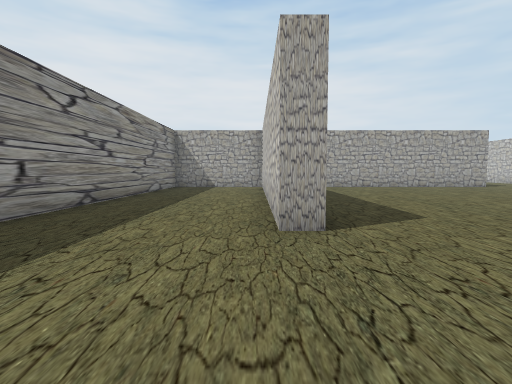
[1] (above)

24 first-person views from a walk through a Unity game level. The camera is 1.3 m above the floor, tilts 4° down and sees 80° across. The floor is counted in squares, 2 m on a side. Each view is taken from the middle of a square. On the plan, view 1 faces up. The plan holds only what a view shows up to about 10 squares ahead; the rest is blank. The player is left out.

[2]
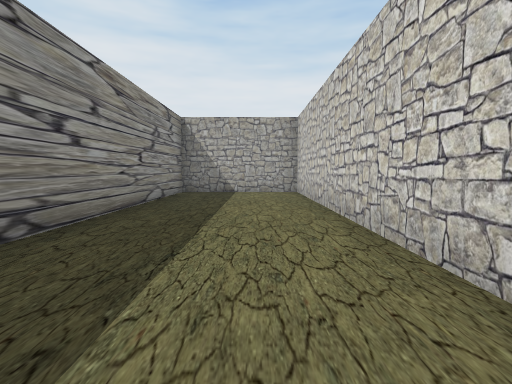

[3]
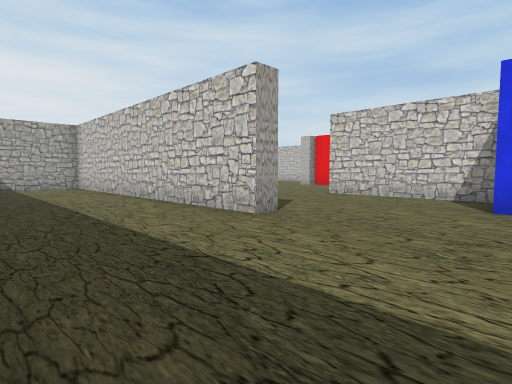

[4]
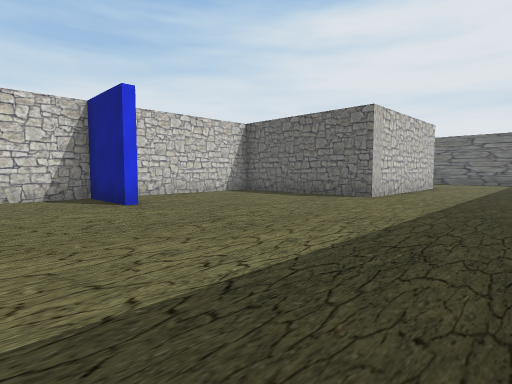

[5]
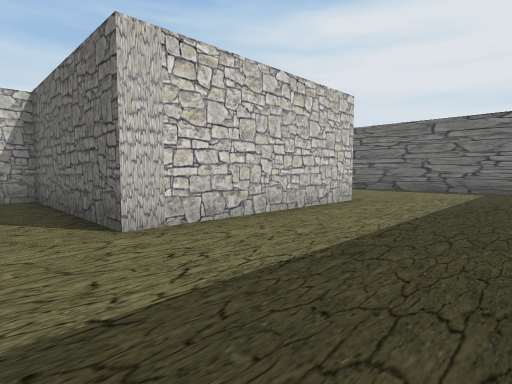

[6]
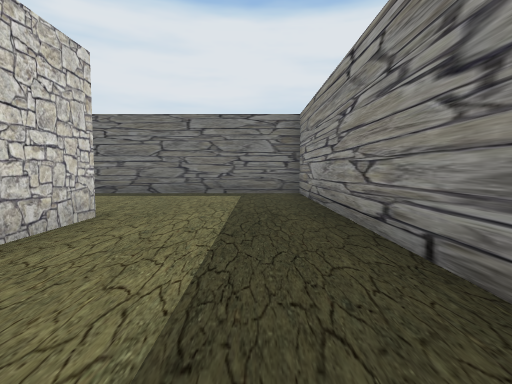

[7]
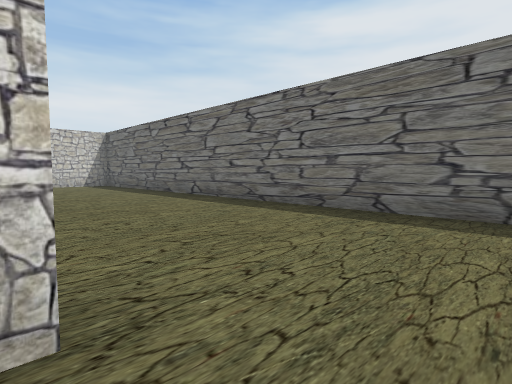

[8]
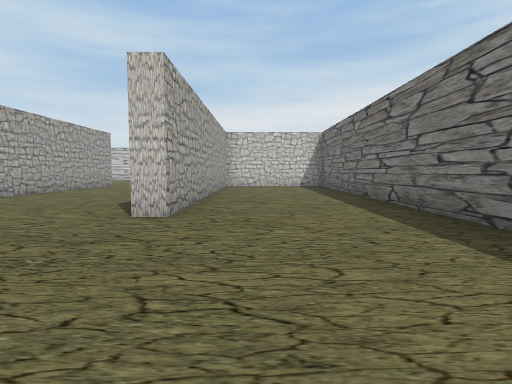

[9]
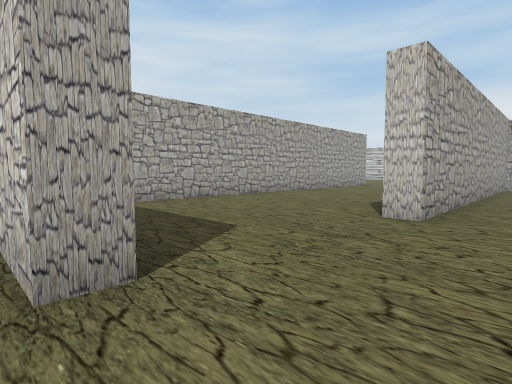

[10]
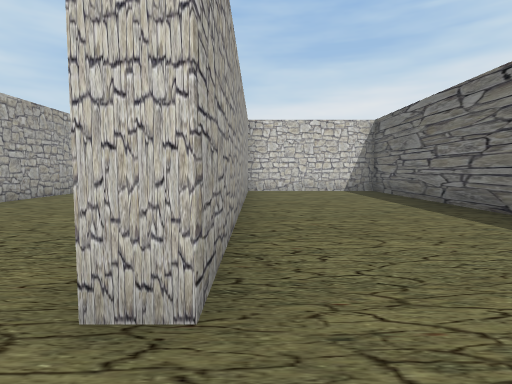

[11]
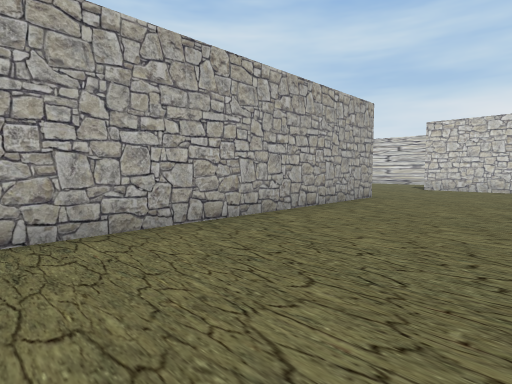

[12]
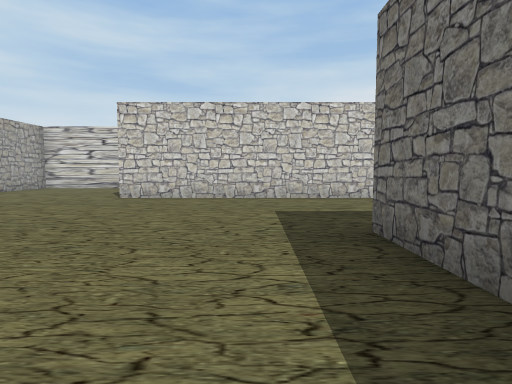

[13]
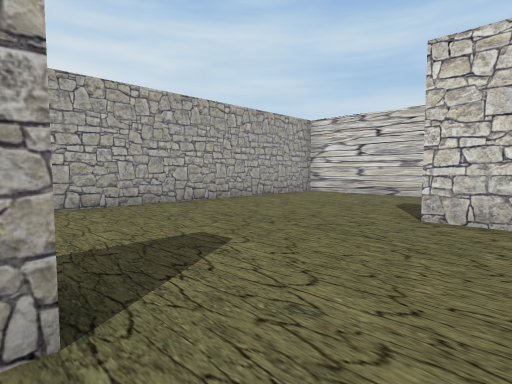

[14]
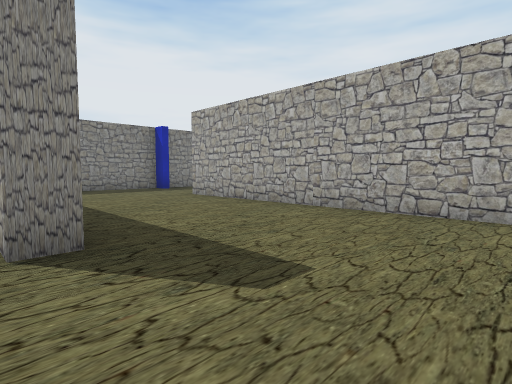

[15]
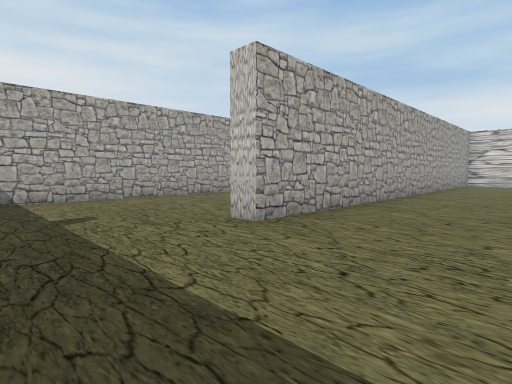

[16]
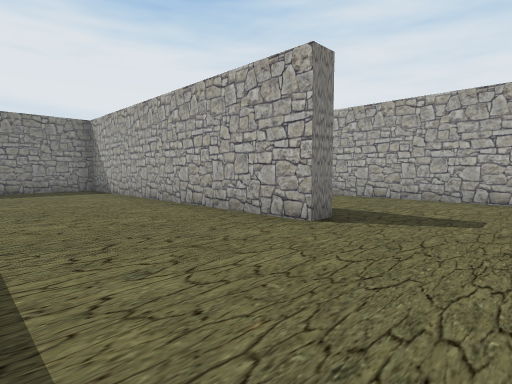

[17]
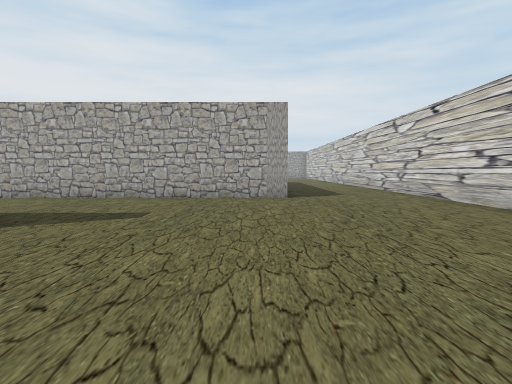

[18]
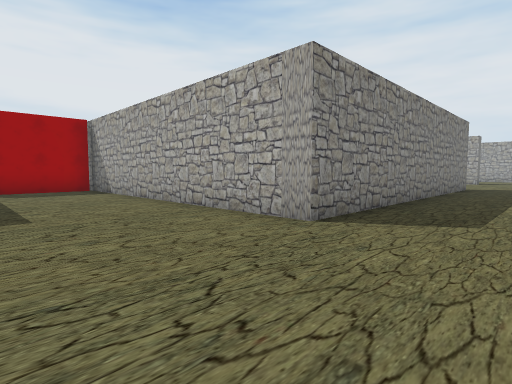

[19]
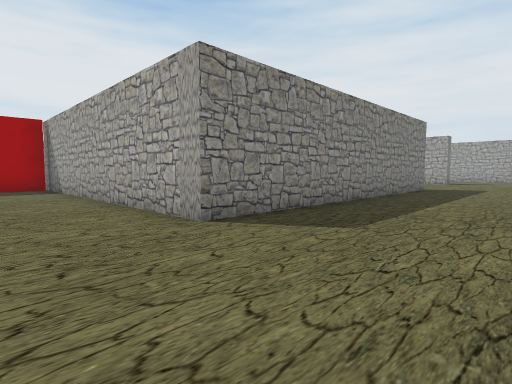

[20]
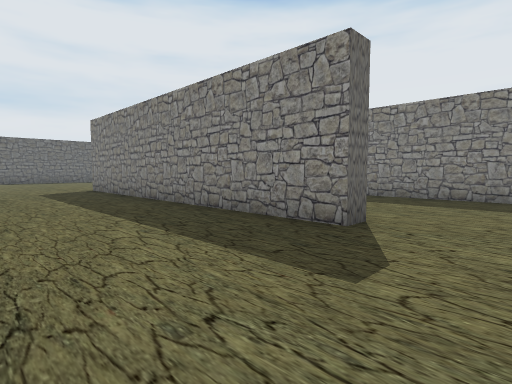

[21]
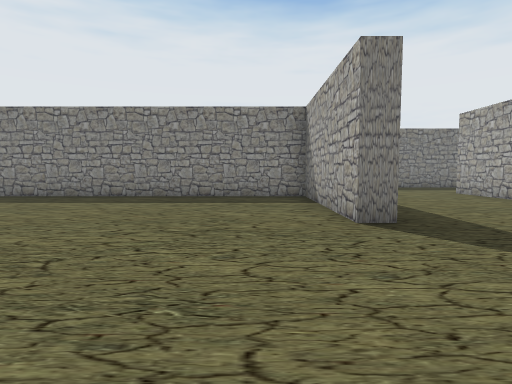

[22]
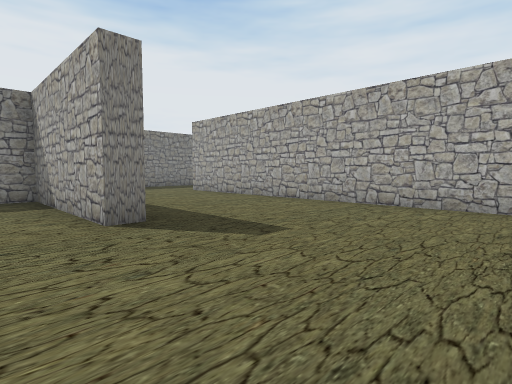

[23]
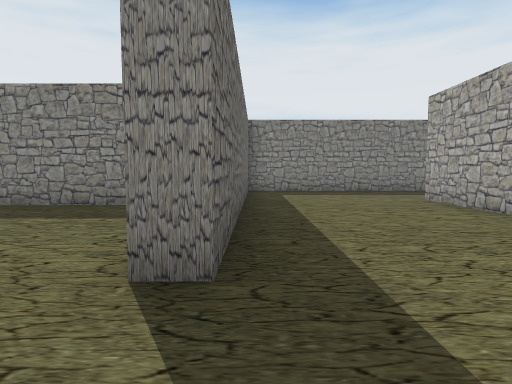

[24]
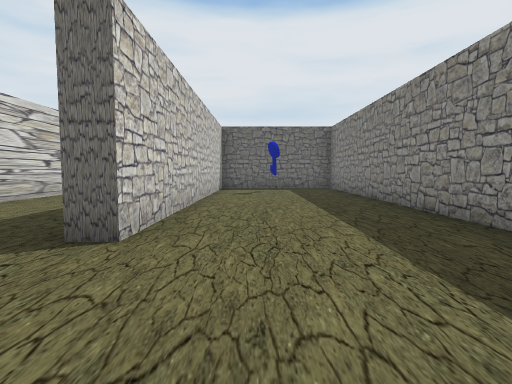

### Floor plan
Points are (right, up) in squares from view 1. A wall is a line through its corners. A room is listed if a view was taken in it or the views show most of it. See-through windows are left out.
Room 1 (views 1, 2, 3, 4, 5, 6, 7, 8, 9, 10, 11, 12, 13, 14, 15, 16, 17, 18, 19, 20, 21, 22, 23, 24)
walls: (9.3, 8.2) (9.3, 5.9); (13.8, 4.9) (13.8, 4.2) (5.3, 4.2) (5.3, 1.9); (17.3, 10.1) (17.3, 17.3) (17.8, 17.3) (17.8, 8.3) (9, 8.3); (5.3, -1.5) (5.3, -2.1); (21.3, 6) (21.3, 13.8); (13.2, -4.1) (13.2, -4.8) (2.6, -4.8); (0.3, 3.2) (0.3, 12.2) (-3.2, 12.2) (-3.2, 3.8); (21.3, -3.6) (21.3, -0.3) (8.8, -0.3) (8.8, 0.2); (11.4, -9.3) (13.2, -9.3); (17.3, -10.9) (17.3, -4.8); (0.9, -9.3) (0.3, -9.3) (0.3, -4.3) (4.7, -4.3) (4.7, -0.4); (-3.2, -6.4) (-3.2, -13.8) (12.7, -13.8) (12.7, -9.8) (4.3, -9.8) (4.3, -9.2); (9.3, 28.5) (9.3, 22.8) (17.3, 22.8) (17.3, 22.3) (13.2, 22.3) (13.2, 10); (20.5, 26.8) (12.2, 26.8)
ways out: opening at (1, 2.3)
objects: key (15, 10)

Positions as (right, up) in squares from view 1, and headings:
1: (0, 0), facing up
2: (-1, 3), facing up
3: (-3, 0), facing up-right
4: (-3, 3), facing down-right
5: (-3, -3), facing down-right
6: (-2, -5), facing down
7: (-1, -9), facing down-right
8: (0, -11), facing right
9: (0, -11), facing up-right
10: (3, -10), facing right
11: (6, -8), facing up-right
12: (10, -8), facing right
13: (13, -6), facing up-right
14: (16, -5), facing up-left
15: (6, -3), facing up-right
16: (16, 1), facing up-left
17: (17, 1), facing up
18: (20, 5), facing up-left
19: (21, 6), facing up-left
20: (21, 19), facing down-left
21: (21, 21), facing left
22: (21, 21), facing up-left
23: (19, 23), facing left
24: (16, 20), facing down
